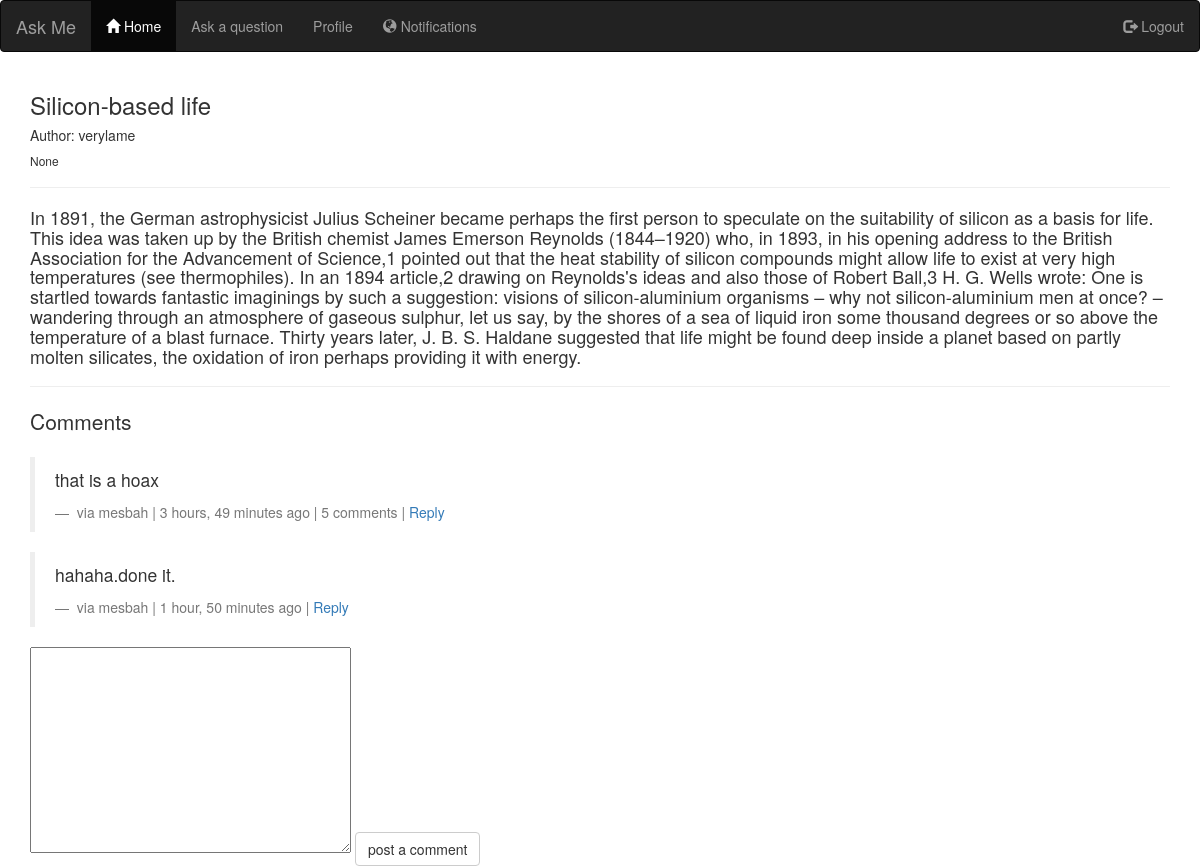
The page /details/2/ (signed in) on the database its author committed.
### post/models.py (models this page shows, shortened)
class Post(models.Model):
    author = models.ForeignKey('auth.User')
    title = models.CharField(max_length=200)
    text = models.TextField()
    created_date = models.DateTimeField(
            default=timezone.now)
    published_date = models.DateTimeField(
            blank=True, null=True)
    class Meta:
        ordering = ['-published_date']

### comment/models.py (models this page shows, shortened)
class Comment(models.Model):
	user = models.ForeignKey('auth.User')
	content_type = models.ForeignKey(ContentType,on_delete = models.CASCADE)
	object_id = models.PositiveIntegerField()
	content_object = GenericForeignKey('content_type','object_id')
	parent = models.ForeignKey("self",null=True,blank =True)
	content = models.TextField()
	timestamp = models.DateTimeField(auto_now_add=True)
	objects = CommentManager()
	class Meta:
		ordering = ['timestamp']
	def children(self):
		return Comment.objects.filter(parent=self)

### home/views.py (the view, shortened to what this page needs)
# urls.py: url(r'^details/(?P<post_id>[0-9]+)/$',view = detailView, name = "detailView"),
def detailView(request,post_id):
	if not request.user.is_authenticated:
		return redirect("/login/")
	objects = Post.objects.filter(id=post_id)
	content_type = ContentType.objects.get_for_model(Post)
	for obj in objects:
		obj_id = obj.id
	initial_data = {
		"content_type" : content_type,
		"object_id" : obj_id,
	}
	comment_form = CommentForm(request.POST or None,initial = initial_data)
	comments = Comment.objects.filter(content_type = content_type, object_id=obj_id,parent = None)
	dict ={'post':objects,'comments':comments,'comment_form':comment_form}
	return render(request,'detail.html',dict)

### comment/forms.py
class CommentForm(forms.Form):
	content_type = forms.CharField(widget = forms.HiddenInput)
	object_id = forms.IntegerField(widget = forms.HiddenInput)
	parent_id = forms.IntegerField(widget = forms.HiddenInput,required = False)
	content = forms.CharField(label='',widget = forms.Textarea)

### home/templates/detail.html (shortened to what this page needs)
<!DOCTYPE html>
<html lang="en">
<head>
  <link rel="stylesheet" href="https://maxcdn.bootstrapcdn.com/bootstrap/3.3.7/css/bootstrap.min.css">
</head>
<body>
<nav class="navbar navbar-inverse">
  <div class="container-fluid">
    <div class="navbar-header">
      <a class="navbar-brand" href="/">Ask Me</a>
    </div>
    <ul class="nav navbar-nav">
      <li class="active"><a href="/"><span class="glyphicon glyphicon-home"></span> Home</a></li>
      <li><a href="/ask/"> Ask a question </a></li>
      <li><a href="/profile/"> Profile </a></li>
      <li><a href="/Notifications/"> <span class="glyphicon glyphicon-globe"></span> Notifications </a></li>
    </ul>
    <ul class="nav navbar-nav navbar-right">
      <li><a href="/logout/"><span class="glyphicon glyphicon-log-out"></span> Logout</a></li>
    </ul>
  </div>
</nav>
<div class="container">
{% for post in post %}
  <h3> {{post.title}} </h3>
  <h5> Author: {{post.author}} </h5>
  <h6>{{post.published_date}}</h6>
  <hr/>
  <h4> {{post.text}} </h4>
  <hr/>
{% endfor %}
<div>
  <p class = 'lead'> Comments </p>
  {% for comment in comments %}
  <blockquote>
      <p>{{comment.content}}</p>
        <footer> via {{ comment.user }} | {{ comment.timestamp|timesince }}  ago |
        {% if comment.children.count > 0 %}
          {{comment.children.count}} comment{% if comment.children.count > 1%}s
            {%endif%}|
        {%endif%} <a class = "comment-reply-btn" href="#">Reply </a></footer>
    </blockquote>
  {% endfor %}
  <form method = "POST" action = "." placeholder = 'x' >{% csrf_token %}
    {{comment_form}}
    <input type='submit' value = 'post a comment' class = 'btn btn-default'>
    </form>
</div>
</body>
</html>

### rows shown on the page
Post: title "Silicon-based life", author "verylame", published_date "None", text "In 1891, the German astrophysicist Julius Scheiner became perhaps the first person to speculate on the suitability of silicon as a basis for life. This idea was taken up by the British chemist James Emerson Reynolds (1844–1920) who, in 1893, in his opening address to the British Association for the Advancement of Science,1 pointed out that the heat stability of silicon compounds might allow life to exist at very high temperatures (see thermophiles). In an 1894 article,2 drawing on Reynolds's ideas and also those of Robert Ball,3 H. G. Wells wrote: One is startled towards fantastic imaginings by such a suggestion: visions of silicon-aluminium organisms – why not silicon-aluminium men at…"
Comment: content "that is a hoax", user "mesbah", timestamp "3 hours, 49 minutes", children.count "5"
Comment: content "hahaha.done it.", user "mesbah", timestamp "1 hour, 50 minutes"
